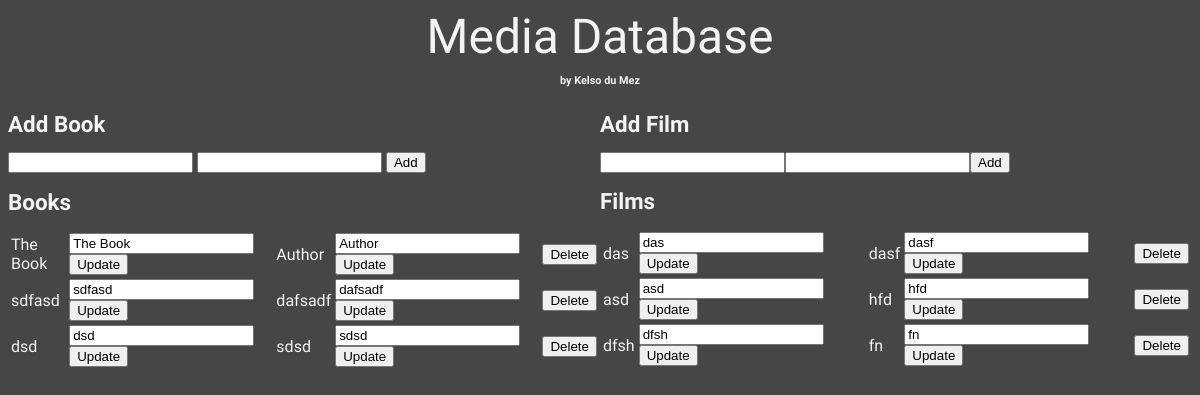
Before: / with the older database file.
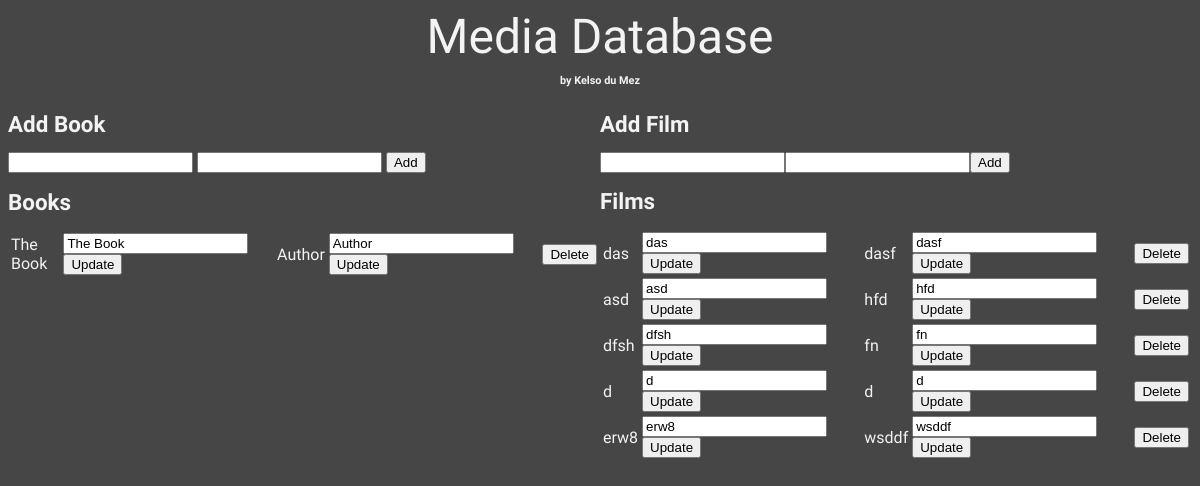
After: the same page with the newer database file.
### bookmanager.py (models this page shows, shortened)
class Book(db.Model):
    title = db.Column(db.String(80), unique=True, nullable=False, primary_key=True)
    author = db.Column(db.String(80), unique=False, nullable=False, primary_key=False)

class Film(db.Model):
    filmtitle = db.Column(db.String(80), unique=True, nullable=False, primary_key=True)
    director = db.Column(db.String(80), unique=False, nullable=False, primary_key=False)

### bookmanager.py (the view, shortened to what this page needs)
@app.route('/', methods=["GET", "POST"])
def home():
    books = None
    films = None
    books = Book.query.all()
    films = Film.query.all()
    return render_template("home.html", books=books, films=films)

### templates/home.html (shortened to what this page needs)
<html>
  <body>
    <head>
      <link rel="stylesheet" href="/static/style.css">
    </head>
    <header>Media Database</header>
    <h2>by Kelso du Mez</h2>
    <div class="container">
        <div class="floatLeft">
          <h1>Add Book</h1>
          <form method="POST" action="/">
            <input type="text" name="title">
            <input type="text" name="author">
            <input type="submit" value="Add">
          </form>
          <h1>Books</h1>
              <table class="center">
                {% for book in books %}
                  <tr>
                    <td>
                      {{book.title}}
                    </td>
                    <td>
                      <form method="POST" action="./update" style="display: inline">
                        <input type="text" value="{{book.title}}" name="newtitle">
                        <input type="submit" value="Update">
                      </form>
                    </td>
                    <td>
                    {{book.author}}
                    </td>
                    <td>
                      <form method="POST" action="./updateauthor" style="display: inline">
                        <input type="text" value="{{book.author}}" name="newauthor">
                        <input type="submit" value="Update">
                      </form>
                    </td>
                    <td>
                      <form method="POST" action="./delete" style="display: inline">
                        <input type="submit" value="Delete">
                      </form>
                    </td>
                  </tr>
                {% endfor %}
              </table>
            </div>
      <div class="floatRight">
        <table class="center">
          <h1>Add Film</h1>
          <form method="POST" action="/">
            <input type="text" name="filmtitle">
            <input type="text" name="director">
            <input type="submit" value="Add">
            <h1>Films</h1>
            {% for film in films %}
              <tr>
                <td>
                  {{film.filmtitle}}
                </td>
                <td>
                  <form method="POST" action="./updatefilmtitle" style="display: inline">
                    <input type="text" value="{{film.filmtitle}}" name="newfilmtitle">
                    <input type="submit" value="Update">
                  </form>
                </td>
                <td>
                {{film.director}}
                </td>
                <td>
                  <form method="POST" action="./updatedirector" style="display: inline">
                    <input type="text" value="{{film.director}}" name="newdirector">
                    <input type="submit" value="Update">
                  </form>
                </td>
                <td>
                  <form method="POST" action="./deletefilm" style="display: inline">
                    <input type="submit" value="Delete">
                  </form>
                </td>
              </tr>
            {% endfor %}
          </table>
      </div>
    </div>

### static/style.css (style rules this page uses)
body { font-family: 'Raleway'; color: rgb(243, 243, 243); background-color: rgb(70, 70, 70); text-align: left; }
header { font-size: 300%; text-align: center; }
h1 { font-size: 140%; }
h2 { font-size: 68%; text-align: center; }
.floatLeft { width: 50%; float: left; }
.floatRight { width: 50%; float: right; }
.container { overflow: hidden; }

Changed rows visible on the page:
removed Book: title "sdfasd", newtitle "sdfasd", author "dafsadf", newauthor "dafsadf"
removed Book: title "dsd", newtitle "dsd", author "sdsd", newauthor "sdsd"
added Film: filmtitle "d", newfilmtitle "d", director "d", newdirector "d"
added Film: filmtitle "erw8", newfilmtitle "erw8", director "wsddf", newdirector "wsddf"
